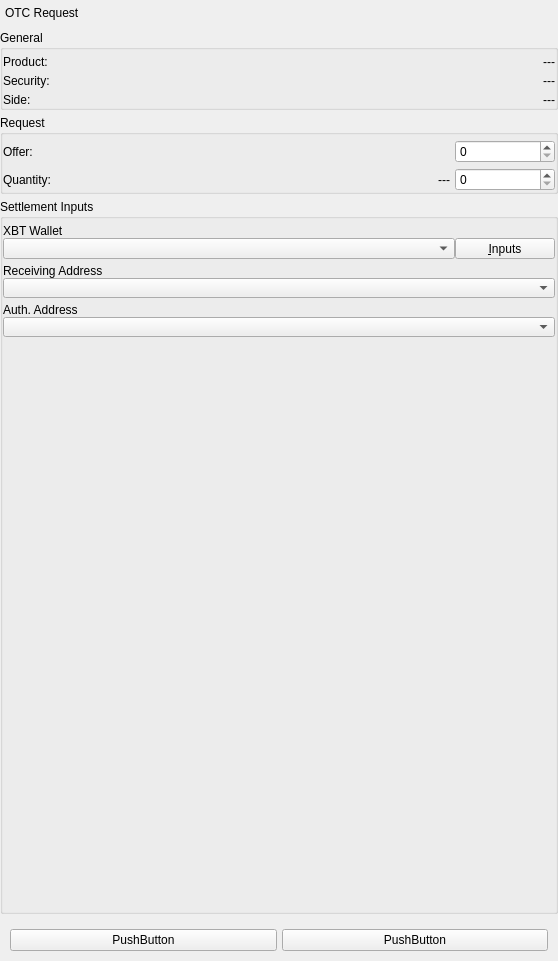
<?xml version="1.0" encoding="UTF-8"?>
<ui version="4.0">
 <class>OTCNegotiationCommonWidget</class>
 <widget class="QWidget" name="OTCNegotiationCommonWidget">
  <property name="geometry">
   <rect>
    <x>0</x>
    <y>0</y>
    <width>558</width>
    <height>961</height>
   </rect>
  </property>
  <property name="windowTitle">
   <string>Form</string>
  </property>
  <layout class="QVBoxLayout" name="verticalLayout_8">
   <property name="spacing">
    <number>5</number>
   </property>
   <property name="leftMargin">
    <number>0</number>
   </property>
   <property name="topMargin">
    <number>0</number>
   </property>
   <property name="rightMargin">
    <number>0</number>
   </property>
   <property name="bottomMargin">
    <number>0</number>
   </property>
   <item>
    <widget class="QWidget" name="headerWidget" native="true">
     <property name="minimumSize">
      <size>
       <width>0</width>
       <height>25</height>
      </size>
     </property>
     <property name="headerPanel" stdset="0">
      <bool>true</bool>
     </property>
     <layout class="QVBoxLayout" name="verticalLayout">
      <property name="spacing">
       <number>5</number>
      </property>
      <property name="leftMargin">
       <number>5</number>
      </property>
      <property name="topMargin">
       <number>0</number>
      </property>
      <property name="rightMargin">
       <number>0</number>
      </property>
      <property name="bottomMargin">
       <number>0</number>
      </property>
      <item>
       <widget class="QLabel" name="headerLabel">
        <property name="text">
         <string>OTC Request</string>
        </property>
        <property name="headerLabel" stdset="0">
         <bool>true</bool>
        </property>
       </widget>
      </item>
     </layout>
    </widget>
   </item>
   <item>
    <widget class="QGroupBox" name="groupBoxGeneral">
     <property name="title">
      <string>General</string>
     </property>
     <layout class="QVBoxLayout" name="verticalLayout_2">
      <property name="spacing">
       <number>5</number>
      </property>
      <property name="leftMargin">
       <number>0</number>
      </property>
      <property name="topMargin">
       <number>5</number>
      </property>
      <property name="rightMargin">
       <number>0</number>
      </property>
      <property name="bottomMargin">
       <number>0</number>
      </property>
      <item>
       <layout class="QHBoxLayout" name="horizontalLayout_2">
        <item>
         <widget class="QLabel" name="label">
          <property name="text">
           <string>Product:</string>
          </property>
         </widget>
        </item>
        <item>
         <widget class="QLabel" name="labelProduct">
          <property name="text">
           <string>---</string>
          </property>
          <property name="alignment">
           <set>Qt::AlignRight|Qt::AlignTrailing|Qt::AlignVCenter</set>
          </property>
          <property name="whiteLabel" stdset="0">
           <bool>true</bool>
          </property>
         </widget>
        </item>
       </layout>
      </item>
      <item>
       <layout class="QHBoxLayout" name="horizontalLayout_3">
        <item>
         <widget class="QLabel" name="label_2">
          <property name="text">
           <string>Security:</string>
          </property>
         </widget>
        </item>
        <item>
         <widget class="QLabel" name="labelSecurity">
          <property name="text">
           <string>---</string>
          </property>
          <property name="alignment">
           <set>Qt::AlignRight|Qt::AlignTrailing|Qt::AlignVCenter</set>
          </property>
          <property name="whiteLabel" stdset="0">
           <bool>true</bool>
          </property>
         </widget>
        </item>
       </layout>
      </item>
      <item>
       <layout class="QHBoxLayout" name="horizontalLayout_4">
        <item>
         <widget class="QLabel" name="label_3">
          <property name="text">
           <string>Side:</string>
          </property>
         </widget>
        </item>
        <item>
         <widget class="QLabel" name="labelSide">
          <property name="text">
           <string>---</string>
          </property>
          <property name="alignment">
           <set>Qt::AlignRight|Qt::AlignTrailing|Qt::AlignVCenter</set>
          </property>
          <property name="whiteLabel" stdset="0">
           <bool>true</bool>
          </property>
         </widget>
        </item>
       </layout>
      </item>
     </layout>
    </widget>
   </item>
   <item>
    <widget class="QGroupBox" name="groupBoxRequest">
     <property name="title">
      <string>Request</string>
     </property>
     <layout class="QVBoxLayout" name="verticalLayout_7">
      <property name="spacing">
       <number>5</number>
      </property>
      <property name="leftMargin">
       <number>0</number>
      </property>
      <property name="topMargin">
       <number>5</number>
      </property>
      <property name="rightMargin">
       <number>0</number>
      </property>
      <property name="bottomMargin">
       <number>0</number>
      </property>
      <item>
       <layout class="QHBoxLayout" name="horizontalLayout_7">
        <item>
         <widget class="QLabel" name="labelOffer">
          <property name="text">
           <string>Offer:</string>
          </property>
         </widget>
        </item>
        <item>
         <widget class="QSpinBox" name="spinBoxOffer">
          <property name="sizePolicy">
           <sizepolicy hsizetype="Expanding" vsizetype="Fixed">
            <horstretch>0</horstretch>
            <verstretch>0</verstretch>
           </sizepolicy>
          </property>
          <property name="maximumSize">
           <size>
            <width>100</width>
            <height>16777215</height>
           </size>
          </property>
         </widget>
        </item>
       </layout>
      </item>
      <item>
       <layout class="QHBoxLayout" name="horizontalLayout_6">
        <item>
         <widget class="QLabel" name="labelQuantity">
          <property name="text">
           <string>Quantity:</string>
          </property>
         </widget>
        </item>
        <item>
         <widget class="QLabel" name="labelQuantityValue">
          <property name="text">
           <string>---</string>
          </property>
          <property name="alignment">
           <set>Qt::AlignRight|Qt::AlignTrailing|Qt::AlignVCenter</set>
          </property>
         </widget>
        </item>
        <item>
         <widget class="QSpinBox" name="spinBoxQuantity">
          <property name="sizePolicy">
           <sizepolicy hsizetype="Expanding" vsizetype="Fixed">
            <horstretch>0</horstretch>
            <verstretch>0</verstretch>
           </sizepolicy>
          </property>
          <property name="maximumSize">
           <size>
            <width>100</width>
            <height>16777215</height>
           </size>
          </property>
         </widget>
        </item>
       </layout>
      </item>
     </layout>
    </widget>
   </item>
   <item>
    <widget class="QGroupBox" name="groupBoxSettlementInputs">
     <property name="title">
      <string>Settlement Inputs</string>
     </property>
     <layout class="QVBoxLayout" name="verticalLayout_6">
      <property name="spacing">
       <number>5</number>
      </property>
      <property name="leftMargin">
       <number>0</number>
      </property>
      <property name="topMargin">
       <number>5</number>
      </property>
      <property name="rightMargin">
       <number>0</number>
      </property>
      <property name="bottomMargin">
       <number>0</number>
      </property>
      <item>
       <layout class="QVBoxLayout" name="verticalLayout_5">
        <property name="spacing">
         <number>0</number>
        </property>
        <item>
         <widget class="QLabel" name="labelWallet">
          <property name="text">
           <string>XBT Wallet</string>
          </property>
         </widget>
        </item>
        <item>
         <layout class="QHBoxLayout" name="horizontalLayout_5">
          <item>
           <widget class="QComboBox" name="comboBoxXBTWallets">
            <property name="sizePolicy">
             <sizepolicy hsizetype="MinimumExpanding" vsizetype="Fixed">
              <horstretch>0</horstretch>
              <verstretch>0</verstretch>
             </sizepolicy>
            </property>
            <property name="minimumSize">
             <size>
              <width>0</width>
              <height>21</height>
             </size>
            </property>
            <property name="maximumSize">
             <size>
              <width>16777215</width>
              <height>21</height>
             </size>
            </property>
           </widget>
          </item>
          <item>
           <widget class="QPushButton" name="toolButtonXBTInputs">
            <property name="minimumSize">
             <size>
              <width>100</width>
              <height>21</height>
             </size>
            </property>
            <property name="maximumSize">
             <size>
              <width>100</width>
              <height>21</height>
             </size>
            </property>
            <property name="text">
             <string>&amp;Inputs</string>
            </property>
           </widget>
          </item>
         </layout>
        </item>
       </layout>
      </item>
      <item>
       <layout class="QVBoxLayout" name="verticalLayout_4">
        <property name="spacing">
         <number>0</number>
        </property>
        <item>
         <widget class="QLabel" name="receivingAddressLabel">
          <property name="text">
           <string>Receiving Address</string>
          </property>
         </widget>
        </item>
        <item>
         <widget class="QComboBox" name="receivingAddressComboBox">
          <property name="sizePolicy">
           <sizepolicy hsizetype="MinimumExpanding" vsizetype="Fixed">
            <horstretch>0</horstretch>
            <verstretch>0</verstretch>
           </sizepolicy>
          </property>
          <property name="minimumSize">
           <size>
            <width>0</width>
            <height>20</height>
           </size>
          </property>
          <property name="maximumSize">
           <size>
            <width>16777215</width>
            <height>20</height>
           </size>
          </property>
         </widget>
        </item>
       </layout>
      </item>
      <item>
       <layout class="QVBoxLayout" name="verticalLayout_3">
        <property name="spacing">
         <number>0</number>
        </property>
        <item>
         <widget class="QLabel" name="authenticationAddressLabel">
          <property name="text">
           <string>Auth. Address</string>
          </property>
         </widget>
        </item>
        <item>
         <widget class="QComboBox" name="authenticationAddressComboBox">
          <property name="sizePolicy">
           <sizepolicy hsizetype="MinimumExpanding" vsizetype="Fixed">
            <horstretch>0</horstretch>
            <verstretch>0</verstretch>
           </sizepolicy>
          </property>
          <property name="minimumSize">
           <size>
            <width>0</width>
            <height>20</height>
           </size>
          </property>
          <property name="maximumSize">
           <size>
            <width>16777215</width>
            <height>20</height>
           </size>
          </property>
         </widget>
        </item>
       </layout>
      </item>
      <item>
       <spacer name="verticalSpacer">
        <property name="orientation">
         <enum>Qt::Vertical</enum>
        </property>
        <property name="sizeHint" stdset="0">
         <size>
          <width>20</width>
          <height>40</height>
         </size>
        </property>
       </spacer>
      </item>
     </layout>
    </widget>
   </item>
   <item>
    <widget class="QWidget" name="widgetButtons" native="true">
     <layout class="QHBoxLayout" name="horizontalLayout">
      <property name="spacing">
       <number>5</number>
      </property>
      <property name="leftMargin">
       <number>10</number>
      </property>
      <property name="topMargin">
       <number>10</number>
      </property>
      <property name="rightMargin">
       <number>10</number>
      </property>
      <property name="bottomMargin">
       <number>10</number>
      </property>
      <item>
       <widget class="QPushButton" name="pushButtonCancel">
        <property name="text">
         <string>PushButton</string>
        </property>
       </widget>
      </item>
      <item>
       <widget class="QPushButton" name="pushButtonAccept">
        <property name="text">
         <string>PushButton</string>
        </property>
       </widget>
      </item>
     </layout>
    </widget>
   </item>
  </layout>
 </widget>
 <resources/>
 <connections/>
</ui>
